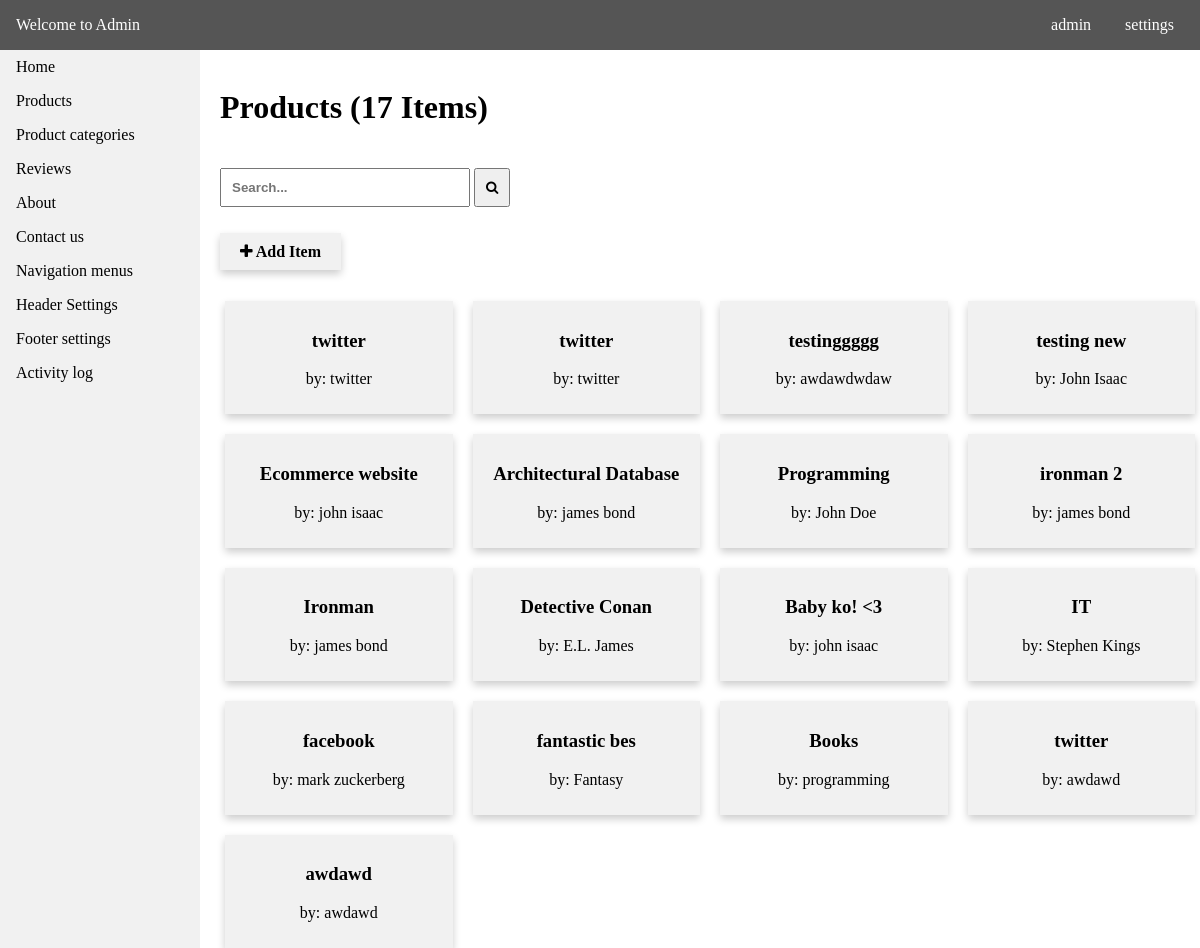
Page /admin/products.php on the earlier database version.
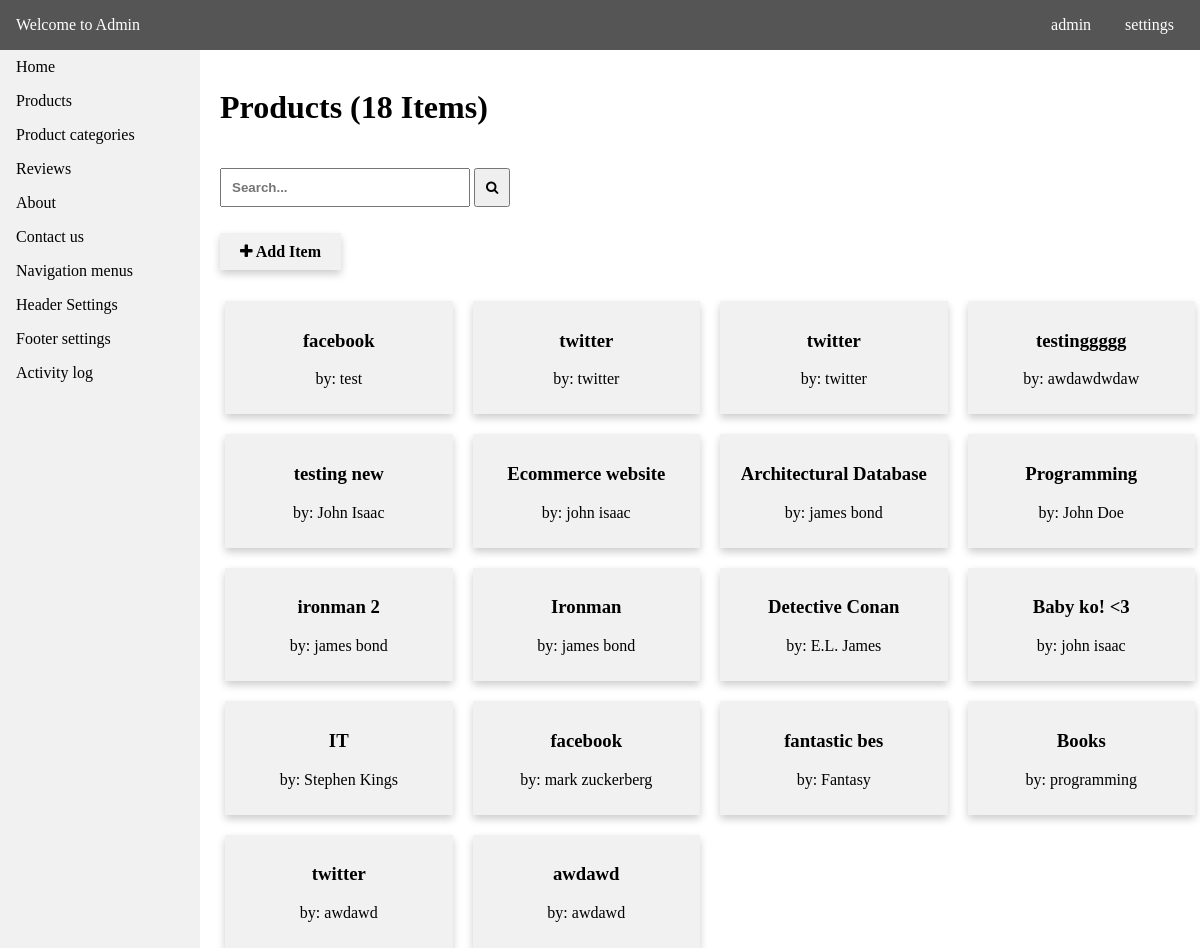
Same page on the later database version.
### tables this page shows
CREATE TABLE `tbl_menus` (
  `id` int(11) NOT NULL,
  `menu_name` varchar(255) NOT NULL,
  `menu_link` varchar(255) NOT NULL,
  `date_created` datetime NOT NULL DEFAULT CURRENT_TIMESTAMP
);

CREATE TABLE `tbl_stack` (
  `id` int(11) NOT NULL,
  `title` varchar(50) DEFAULT NULL,
  `category` varchar(255) NOT NULL,
  `price` int(20) NOT NULL,
  `quantity` int(20) NOT NULL,
  `title_desc` varchar(50) DEFAULT NULL,
  `image` varchar(255) NOT NULL,
  `some_text` varchar(50) DEFAULT NULL,
  `description` text,
  `date_created` datetime NOT NULL DEFAULT CURRENT_TIMESTAMP
);

### api/dbh.php (called while the page is built, shortened)
<?php
class dbh {
    public function __construct() {
        $this->servername = HOST;
        $this->username = USER;
        $this->password = PASS;
        $this->dbname = DBNAME;
        $this->conn = mysqli_connect($this->servername,$this->username,$this->password,$this->dbname);
    }
}
?>

### config.php (called while the page is built, shortened)
<?php
include API.'dbh.php';
include API.'viewUser.php';
$viewUser = new ViewUser;
?>

### api/viewUser.php (called while the page is built, shortened)
<?php
class ViewUser extends User {
    public function get_data($get_table) {
        $query = "SELECT * FROM ".$get_table." ORDER BY id DESC";
        $res = mysqli_query($this->conn,$query);
        return $res;
    }
    public function get_query($query) {
        $res = mysqli_query($this->conn,$query);
        return $res;
    }
}
?>

### admin/products.php (the view, shortened to what this page needs)
<?php
include '../config.php';
?>
<!DOCTYPE html>
<html>
<head>
    <link rel="stylesheet" type="text/css" media="screen" href="admin_css/main.css" />
    <link rel="stylesheet" href="https://cdnjs.cloudflare.com/ajax/libs/font-awesome/4.7.0/css/font-awesome.min.css">
</head>
<body>
<?php
include 'require/nav.php';
$res = $viewUser->get_data("tbl_stack");
    $count = $res->num_rows;
?>
<div class="container">
    <br>
<h1><a style="color:#000;text-decoration:none;" href="products.php">Products (<?php echo $count; ?> Items)</a></h1>
    <div class="search">
      <form method="GET">
        <input style="margin-top:20px;" type="text" placeholder="Search..." name="query">
        <button type="submit" name="searchbtn"><i class="fa fa-search"></i></button>
      </form>
    </div><br><br>
    <div class="addbtn">
    <a style="" href="product_create.php"><i class="fa fa-plus"></i> Add Item</a></div>
    <div class="content">
        <div class="row">
        <?php
        if (isset($_GET['query'])) {
            $term = $_GET['query'];
            $table = "tbl_stack";
            $search = "category";
            $result = $viewUser->search($term,$table,$search);
            $num_result = $result->num_rows;
            if ($num_result > 0) {
                    if ($num_result > 1)
                    {
                      $item = "items";
                    }
                    else {
                      $item = "item";
                    }
                    echo '<h3 style="color:green;">Results: "'.$term.'" ('.$num_result.' '.$item.')</h3>';
                while($row = $result->fetch_assoc()) {
                    $title = $row['title'];
                    $author = $row['title_desc'];
                    $id = $row['id'];
                    ?>
                    <div class="column">
                        <a href="product_details.php?id=<?php echo $id;?>">
                            <div class="card">
                                <h3><?php echo $title; ?></h3>
                                <p>by: <?php echo $author; ?></p>
                            </div>
                        </a>
                    </div>
                    <?php
                }
            }
            else {
                echo '<h3 style="color:red;">No Records Found </h3> &nbsp';
            }
        }
        else {
            $table = "tbl_stack";
            $res = $viewUser->get_data($table);
            while ($row = $res->fetch_assoc()) {
                $title = $row['title'];
                $author = $row['title_desc'];
                $id = $row['id'];
        ?>
            <div class="column">
                <a href="product_details.php?id=<?php echo $id;?>">
                    <div class="card">
                        <h3><?php echo $title; ?></h3>
                        <p>by: <?php echo $author; ?></p>
                    </div>
                </a>
            </div>
        <?php
        }
        }
        ?>
    </div>
    </div>
</div>
</body>
</html>

### admin/require/nav.php
<div class="header">
    <p><a style="color:#fff;text-decoration:none;" href="<?php echo ADMIN_URL;?>">Welcome to Admin</a></p>
    <div class="head-content">
        <p>admin</p>
        <p>settings</p>
    </div>
</div>
<nav class="navi">
    <ul>
        <li><a href="<?php echo ADMIN_URL;?>">Home</a></li>
    <?php
        $tbl = "SELECT * FROM tbl_menus";
        $res = $viewUser->get_query($tbl);
        while($row = $res->fetch_assoc()) {
            $menu = $row['menu_name'];
            $link = $row['menu_link'];
    ?>
        <li><a href="<?php echo ADMIN_URL.$link.'.php'; ?>"><?php echo ucfirst($menu); ?></a></li>
    <?php
        }
    ?>
    </ul>
</nav>

Differences in the rows shown:
added tbl_stack: title "facebook", title_desc "test"
Other differences:
$count: "17" → "18"
